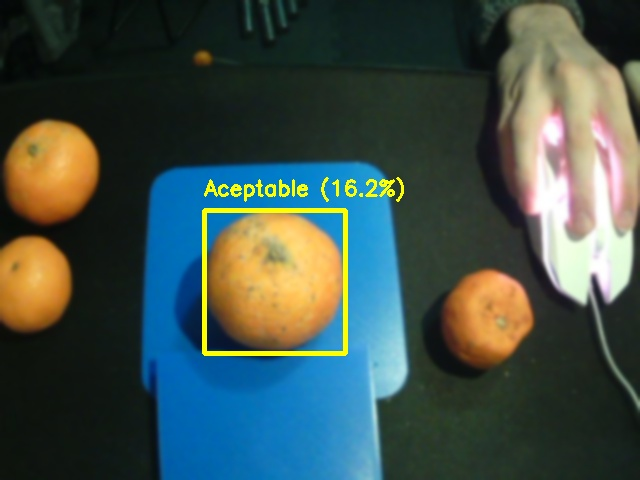
#> input picture software/clasificador_naranjas_basico/capturas/captura_20250210_221044.jpg, 640 x 480 px; its folder holds only this picture in this run
$ python -i main.py   (imports and definitions only)
#> lines starting #> are read from the running program, lines starting #| are printed output that depends on the picture
#> further down, picture is the input picture: shape (480, 640, 3); mean B, G, R 75, 81.4, 65.5
"""
Sistema de Clasificación de Frutas mediante Visión Artificial
===========================================================

Este programa implementa un sistema de visión artificial para clasificar frutas
basándose en la detección de defectos superficiales mediante procesamiento de imagen
en tiempo real.

Características principales:
- Procesamiento de video en tiempo real
- Detección de frutas y sus defectos
- Interfaz gráfica con controles ajustables
- Generación de informes en CSV
- Captura y almacenamiento de imágenes

Autor: [Joan Ruiz Verdú]
Fecha: [23/02/2025]
Versión: 1.0
"""

# cv2 (OpenCV): Biblioteca de visión por computadora para procesamiento de imágenes y video
# Desarrollada originalmente por Intel, ahora mantenida como proyecto de código abierto
import cv2

# numpy: Biblioteca para computación científica con soporte para arrays multidimensionales
# Mantenida por la comunidad de código abierto bajo NumFOCUS
import numpy as np

# os: Módulo de la biblioteca estándar de Python para interactuar con el sistema operativo
# Desarrollado y mantenido por Python Software Foundation
import os

# csv: Módulo de la biblioteca estándar de Python para leer y escribir archivos CSV
# Desarrollado y mantenido por Python Software Foundation
import csv

# datetime: Módulo de la biblioteca estándar de Python para manipular fechas y horas
# Desarrollado y mantenido por Python Software Foundation
from datetime import datetime

# threading: Módulo de la biblioteca estándar de Python para programación con hilos
# Desarrollado y mantenido por Python Software Foundation
import threading

# tkinter: Biblioteca estándar de Python para crear interfaces gráficas de usuario (GUI)
# Desarrollado por Python Software Foundation, basado en Tk de Tcl Core Team
import tkinter as tk

# ttk: Extensión de tkinter que proporciona widgets con tema mejorado
# messagebox: Módulo de tkinter para mostrar cuadros de diálogo
# Ambos desarrollados por Python Software Foundation, basados en Tk
from tkinter import ttk, messagebox

# PIL (Pillow): Biblioteca para abrir, manipular y guardar diferentes formatos de imagen
# Originalmente Python Imaging Library, ahora mantenida como Pillow por la comunidad
# ImageTk: Módulo de PIL para integración con tkinter
from PIL import Image, ImageTk

# io: Módulo de la biblioteca estándar de Python para operaciones de entrada/salida
# Desarrollado y mantenido por Python Software Foundation
import io

# base64: Módulo de la biblioteca estándar de Python para codificar y decodificar datos en base64
# Desarrollado y mantenido por Python Software Foundation
import base64


# =============================================
# CONSTANTES Y CONFIGURACIONES GLOBALES
# =============================================
HSV_GLOBAL = None
ULTIMO_CLIC = None

class ControlColor(ttk.LabelFrame):
    """
    Clase para crear un conjunto de controles deslizantes para ajustar rangos HSV.

    Esta clase genera un panel con sliders para configurar los valores mínimos y máximos
    de los componentes H, S y V de un rango de color.

    Args:
        parent: Widget padre al que se añadirá este control.
        titulo (str): Título para el marco del control.
        valor_inicial_min (list): Valores iniciales [H, S, V] mínimos.
        valor_inicial_max (list): Valores iniciales [H, S, V] máximos.
        callback (callable): Función a llamar cuando cambie cualquier valor.
    """
    # [55 lines left out: functions __init__, obtener_valores, not called in this run]

# =============================================
# FUNCIONES DE PROCESAMIENTO DE IMAGEN
# =============================================

def corregir_iluminacion(imagen):
    """
    Aplica corrección de iluminación utilizando CLAHE.

    Mejora el contraste local de la imagen convirtiendo a espacio LAB
    y aplicando ecualización de histograma adaptativa con límite de contraste.

    Args:
        imagen (numpy.ndarray): Imagen BGR a procesar.

    Returns:
        numpy.ndarray: Imagen con iluminación corregida.
    """
    lab = cv2.cvtColor(imagen, cv2.COLOR_BGR2LAB)
#> lab: shape (480, 640, 3); mean of channels 0, 1, 2 83.1, 125.6, 130.4
    l, a, b = cv2.split(lab)
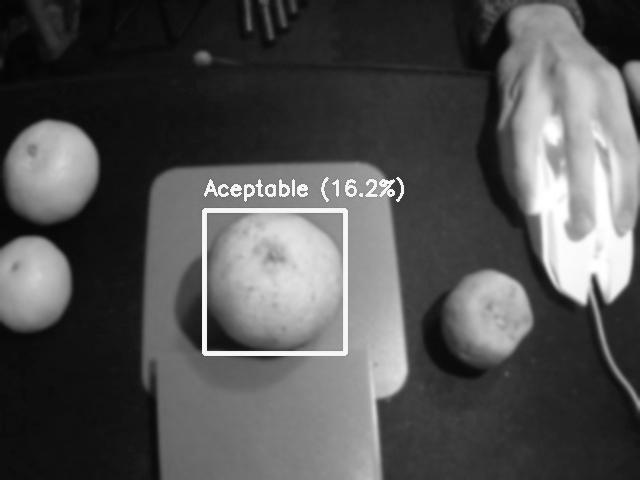
#> l: shape (480, 640); min 5, max 255, mean 83.1
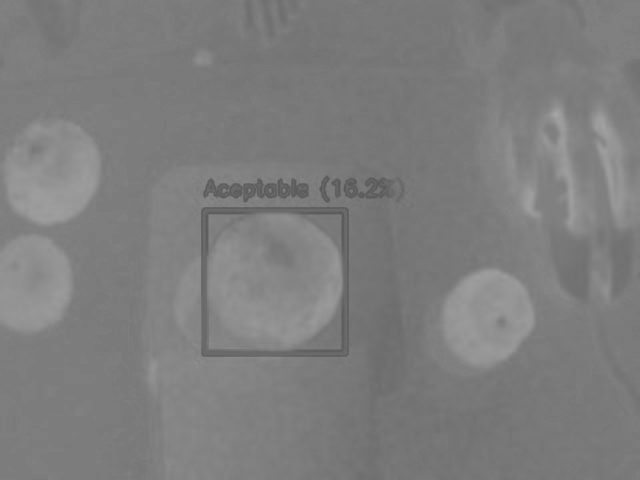
#> a: shape (480, 640); min 87, max 165, mean 125.6
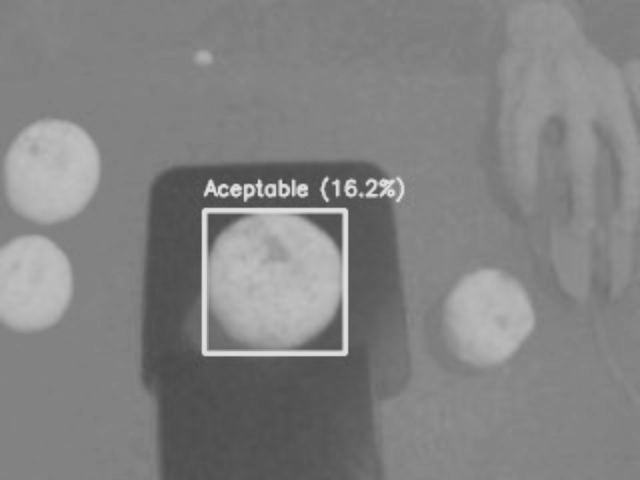
#> b: shape (480, 640); min 74, max 223, mean 130.4
    clahe = cv2.createCLAHE(clipLimit=3.0, tileGridSize=(8,8))
    l_corregido = clahe.apply(l)
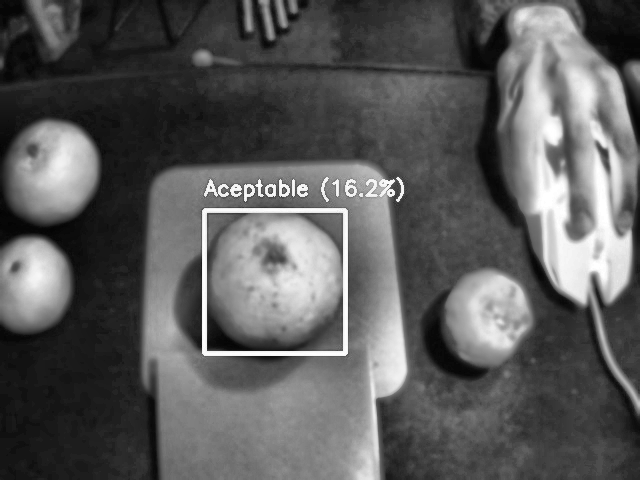
#> l_corregido: shape (480, 640); min 2, max 255, mean 91.4
    lab_corregido = cv2.merge((l_corregido, a, b))
#> lab_corregido: shape (480, 640, 3); mean of channels 0, 1, 2 91.4, 125.6, 130.4
    return cv2.cvtColor(lab_corregido, cv2.COLOR_LAB2BGR)
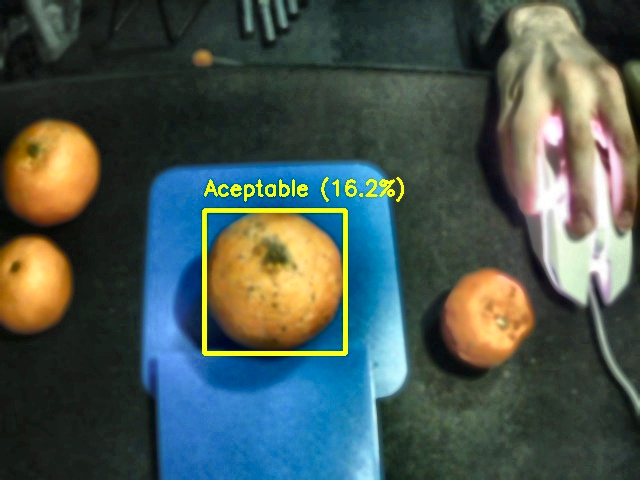
#> returned value: shape (480, 640, 3); mean B, G, R 81.9, 88.4, 73.9

# [158 lines left out: functions configurar_rangos_color, crear_directorios, procesar_fotograma, detectar_defectos, clasificar_fruta, not called in this run]

class Aplicacion:
    """
    Clase principal que maneja la interfaz gráfica y la lógica de la aplicación.

    Esta clase implementa una aplicación de clasificación de frutas que:
    - Captura video de la cámara
    - Detecta frutas y sus defectos
    - Clasifica las frutas según la calidad
    - Permite ajustar parámetros de detección
    - Guarda imágenes y resultados

    Args:
        raiz (tk.Tk): Ventana principal de Tkinter.
    """
    # [382 lines left out: functions __init__, cargar_logo, configurar_gui, actualizar_valores_hsv, actualizar_rangos_color, mostrar_mascaras and 10 more, not called in this run]

# [5 lines not run here, left out]

>>> import cv2
>>> picture = cv2.imread('capturas/captura_20250210_221044.jpg')
>>> result = corregir_iluminacion(picture)

$ run again, on software/clasificador_naranjas_basico/capturas/captura_20250210_221120.jpg
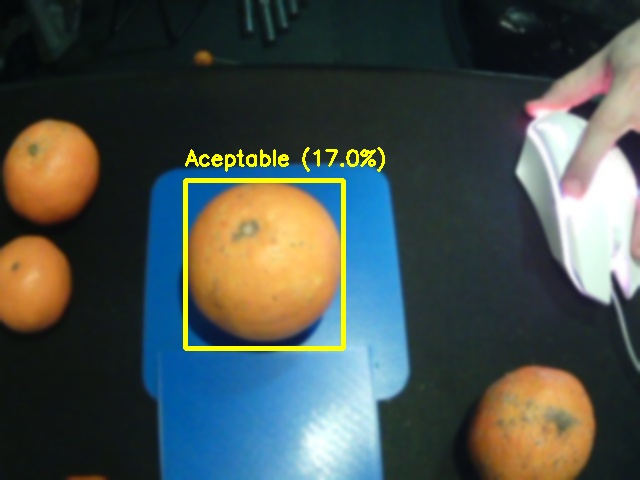
#> input picture software/clasificador_naranjas_basico/capturas/captura_20250210_221120.jpg, 640 x 480 px
#> picture is the input picture: shape (480, 640, 3); mean B, G, R 77.4, 81.7, 72.8
#> lab: shape (480, 640, 3); mean of channels 0, 1, 2 83.9, 127.6, 129.5
#> in corregir_iluminacion, `l, a, b = cv2.split(lab)`:
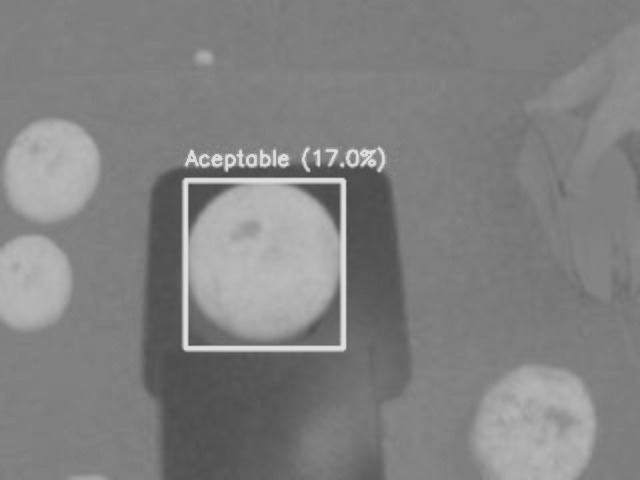
#> b: shape (480, 640); min 75, max 223, mean 129.5
#> lab_corregido: shape (480, 640, 3); mean of channels 0, 1, 2 89.6, 127.6, 129.5
#> in corregir_iluminacion, `return cv2.cvtColor(lab_corregido, cv2.COLOR_LAB2BGR)`:
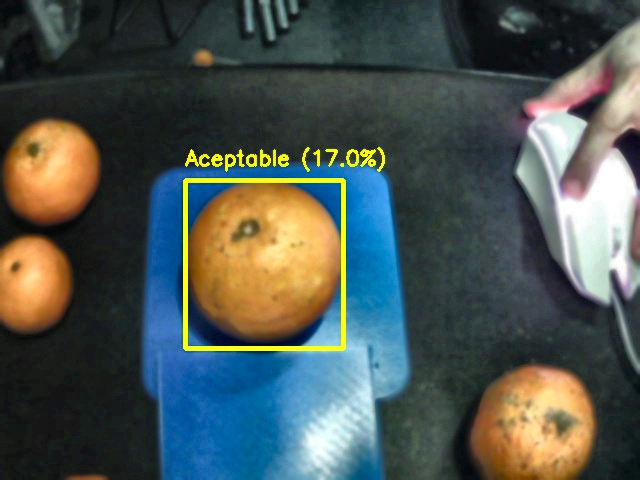
#> returned value: shape (480, 640, 3); mean B, G, R 81.6, 86, 76.7

$ run again, on software/clasificador_naranjas_basico/capturas/captura_20250210_221154.jpg
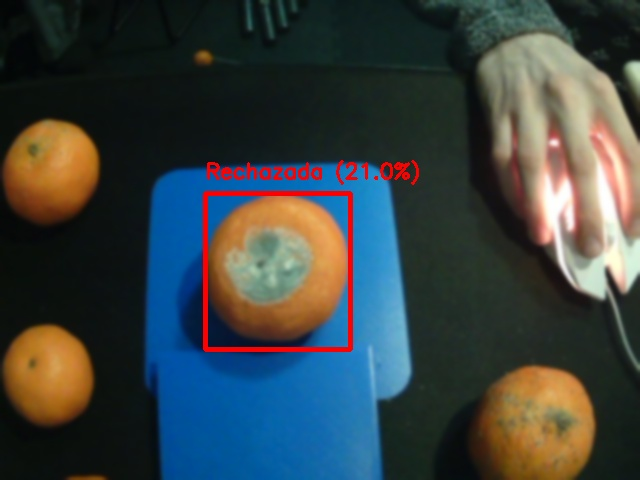
#> input picture software/clasificador_naranjas_basico/capturas/captura_20250210_221154.jpg, 640 x 480 px
#> picture is the input picture: shape (480, 640, 3); mean B, G, R 66.3, 66.6, 58.6
#> lab: shape (480, 640, 3); mean of channels 0, 1, 2 70.5, 129.3, 128.6
#> in corregir_iluminacion, `l, a, b = cv2.split(lab)`:
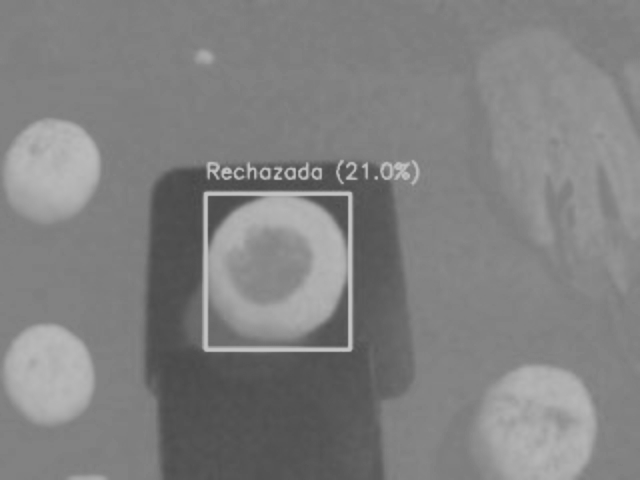
#> b: shape (480, 640); min 72, max 195, mean 128.6
#> lab_corregido: shape (480, 640, 3); mean of channels 0, 1, 2 84.8, 129.3, 128.6
#> in corregir_iluminacion, `return cv2.cvtColor(lab_corregido, cv2.COLOR_LAB2BGR)`:
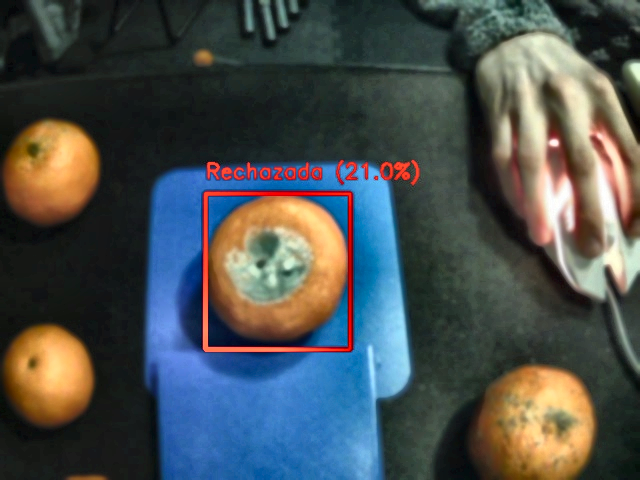
#> returned value: shape (480, 640, 3); mean B, G, R 79.6, 79.9, 74.3
